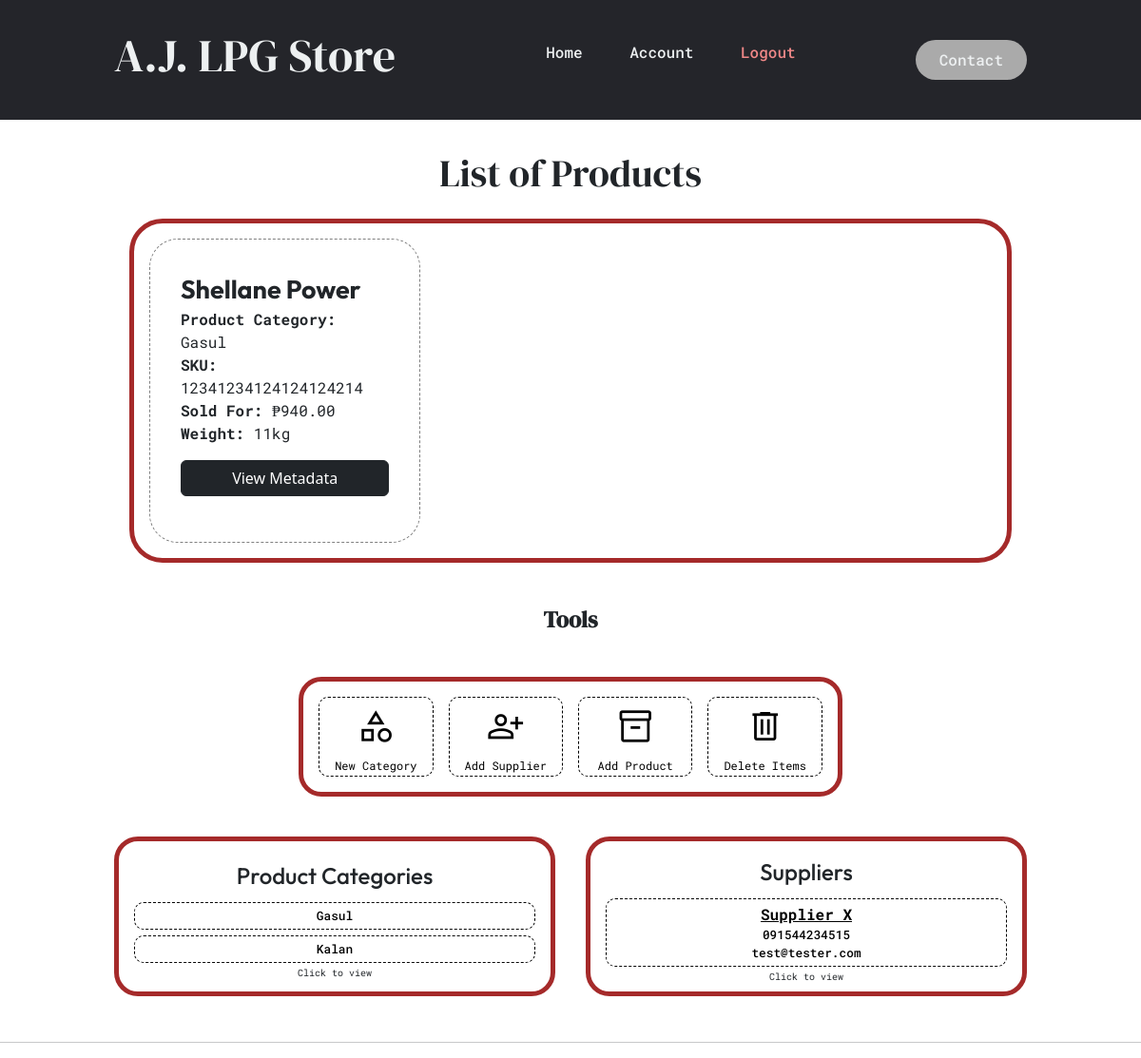
The app's page /products/, older data.
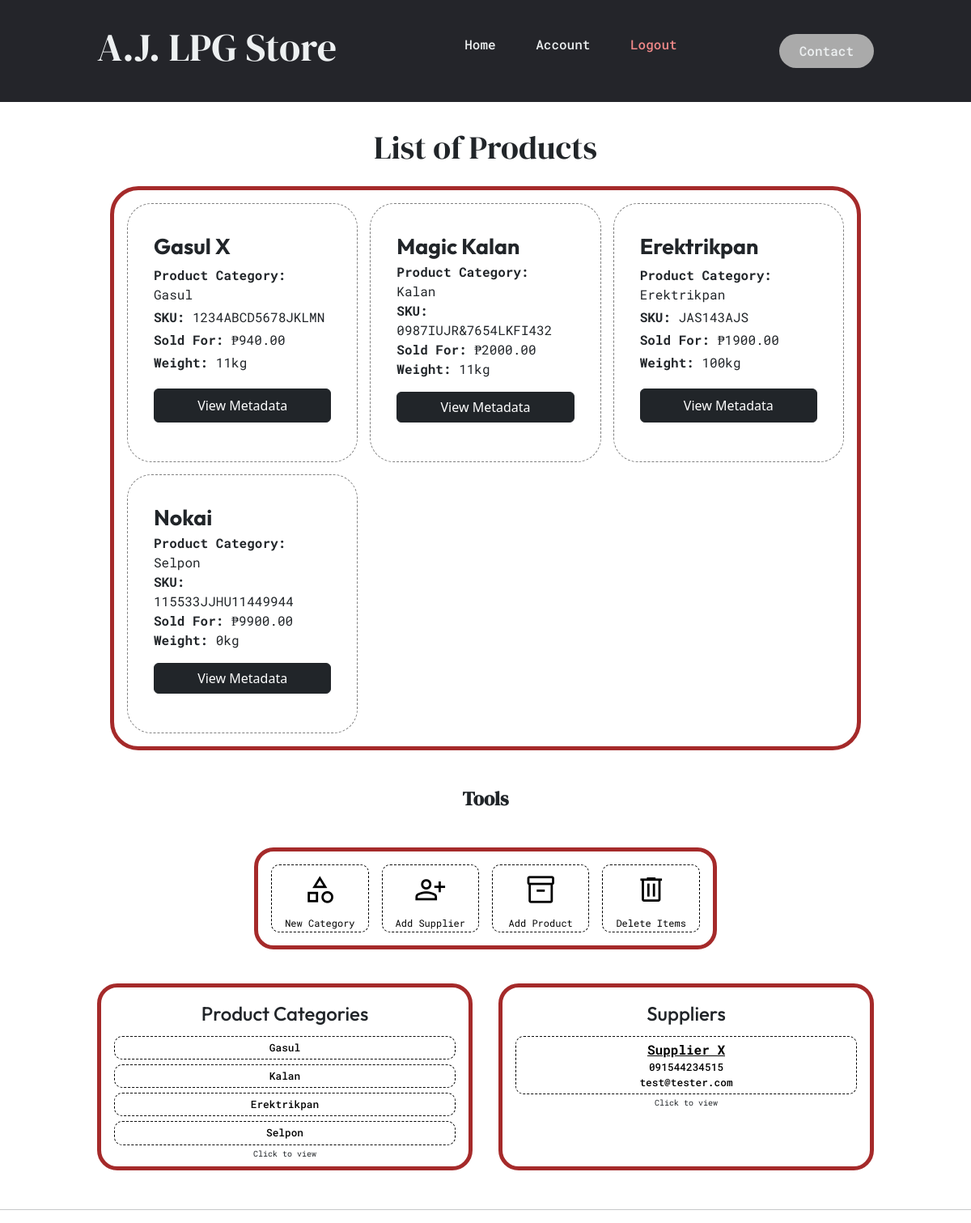
The same page, newer data.
### home/models.py (models this page shows, shortened)
class Product(models.Model):
    product_name = models.CharField(max_length=255,default="Product 1",help_text="Official product name")
    description = models.TextField(help_text="Tell something about the product.")
    SKU = models.CharField(max_length=50, unique=True, help_text="SKU is a unique ID given mainly by manufacturers. Check the Unit or Documents if SKU is present.")
    category = models.OneToOneField(Category, on_delete=models.SET_NULL, null=True)
    weight = models.DecimalField(max_digits=10, decimal_places=2, null=True, blank=True)
    image = models.ImageField(upload_to='product_images/', null=True, blank=True)
    notes = models.TextField(null=True, blank=True)
    cost_price = models.DecimalField(max_digits=10, decimal_places=2, null=True, blank=True)
    selling_price = models.DecimalField(max_digits=10, decimal_places=2, null=True, blank=True)
    discount = models.DecimalField(max_digits=5, decimal_places=2, null=True, blank=True)

class Category(models.Model):
    category = models.CharField(max_length=50)
    def __str__(self):
        return self.category
    class Meta:
        verbose_name_plural = "Categories"

class Supplier(models.Model):
    name = models.CharField(max_length=255)
    contact = models.CharField(max_length=255)
    email = models.CharField(max_length=255, null=True, blank=True)
    website = models.CharField(max_length=255, null=True, blank=True)
    supplier_code = models.CharField(max_length=50, unique=True, editable=False)

### home/views.py (the view)
# urls.py: path('products/', views.add_product, name="mngr-products"),
def add_product(request):
    vars = {}
    vars["products"] = models.Product.objects.all()
    vars["product_number"] = models.Product.objects.count()
    vars["categories"] = models.Category.objects.all()
    vars["category_numbers"] = models.Category.objects.count()
    vars["suppliers"] = models.Supplier.objects.all()
    vars["supplier_numbers"] = models.Supplier.objects.count()
    return render(request, "blocks/productpage_blocks.html", vars)

### home/templates/blocks/productpage_blocks.html (shortened to what this page needs)
{% extends "home/add_product.html" %}
{% block product_navbar %}
{% include "chunks/navbar.html" %}
{% endblock %}
{% block list_products %}
    {% if product_number == 0 %}
        {% include "chunks/products_noneview.html" %}
        {% include "chunks/products_tools.html" %}
    {% else %}
            <div class="p_wrapper">
                {% for item in products %}
                <div class="p_container">
                    <p class="pname">{{ item.product_name }}</p>
                    <p class="category"><span>Product Category:</span> {{ item.category }}</p>
                    <p class="SKU"><span>SKU:</span> {{ item.SKU }}</p>
                    <p class="selling_p"><span>Sold For:</span> &#x20B1;{{ item.selling_price }}</p>
                    <p class="weight"><span>Weight:</span> {{ item.weight|floatformat:0 }}kg</p>
                    <button type="button" class="btn btn-dark" data-bs-toggle="modal" data-bs-target="#exampleModal{{ item.id }}">
                        View Metadata
                    </button>
                </div>
            {% endfor %}
            </div>
        <p style="font-weight: bold;">Tools</p>
        {% include "chunks/products_tools.html" %}
    {% endif %}
{% endblock %}
{% block view_others %}
<div class="wrapper_cat_supp">
    <div class="category_view">
        {% if category_numbers == 0 %}
            <h1>No product category created</h1>
        {% else %}
            <h2 class="section_title">Product Categories</h2>
            {% for cat in categories %}
                <div class="cat_wrap">
                    <a href="{% url 'edit_product' pk=cat.pk %}?formID=category"><p class="content">{{ cat.category }}</p></a>
                </div>
            {% endfor %}
        {%endif %}
        <small style="font-size: 10px;">Click to view</small>
    </div>
    <div class="supplier_view">
        {% if supplier_numbers == 0 %}
        <h1>No Suppliers Created</h1>
    {% else %}
        <h2 class="section_title">Suppliers</h2>
        {% for sup in suppliers %}
            <div class="sup_wrap">
                <a href="{% url 'edit_product' pk=sup.pk %}?formID=supplier"><p class="content">{{ sup.name }}</p></a>
                <a href="{% url 'edit_product' pk=sup.pk %}?formID=supplier"><p class="content">{{ sup.contact }}</p></a>
                <a href="{% url 'edit_product' pk=sup.pk %}?formID=supplier"><p class="content">{{ sup.email }}</p></a>
            </div>
            <small style="font-size: 10px;">Click to view</small>
        {% endfor %}
    {%endif %}
    </div>
</div>
{% endblock %}

### home/templates/home/add_product.html (shortened to what this page needs)
<!doctype html>
<html lang="en">
  <head>
    <link href="https://cdn.jsdelivr.net/npm/bootstrap@5.3.3/dist/css/bootstrap.min.css" rel="stylesheet">
    {% load static %}
    <link rel="stylesheet" href="{% static 'css/navbar.css' %}">
    <link rel="stylesheet" href="{% static 'css/product_view.css' %}">
    <link rel="stylesheet" href="{% static 'css/product_list.css' %}">
  </head>
  <body>
    <header>
      {% block product_navbar %}
      {% endblock %}
    </header>
    <div class="section">
      <h1>List of Products</h1>
      <div class="product_cont">
        {% block list_products %}
        {% endblock %}
        {% block view_others %}
        {% endblock %}
      </div>
    </div>
    <hr>
  </body>
</html>

### home/templates/chunks/navbar.html (shortened to what this page needs)
<div class="navbar">
    <h1><span>A.J. LPG Store </span></h1>
    <nav>
        <ul class="nav_links">
            <li><a href="{% url 'mngr-home'  %}">Home</a></li>
            <li><a href="#">Account</a></li>
            <li><a href="#">Logout</a></li>
        </ul>
    </nav>
    <a href="#" class="cta"><button class="cta-bt">Contact</button></a>
</div>

### home/templates/chunks/products_tools.html
<div class="add_elements">
    <a href="{% url 'mngr-forms' %}?formID=category">
        <div class="mini_button">
            <span class="material-symbols-outlined">category</span>
            <small>New Category</small>
        </div>
    </a>
    <a href="{% url 'mngr-forms' %}?formID=supplier">
        <div class="mini_button">
            <span class="material-symbols-outlined">person_add</span>
            <small>Add Supplier</small>
        </div>
    </a>
    <a href="{% url 'mngr-forms' %}?formID=productSpecs">
        <div class="mini_button">
            <span class="material-symbols-outlined">inventory_2</span>
            <small>Add Product</small>
        </div>
    </a>
    <a href="{% url 'mngr-forms' %}?formID=removeItems">
        <div class="mini_button">
            <span class="material-symbols-outlined">delete</span>
            <small>Delete Items</small>
        </div>
    </a>
</div>

### home/static/css/navbar.css (style rules this page uses)
:root { --global-font-style-navbar-menu: "Roboto Mono"; --global-font-style-navbar-title: "DM Serif Display"; --global-font-style-navbar-section-title: "Outfit"; }
.navbar { box-sizing: border-box; margin: 0; background-color: #24252A; font-family: var(--global-font-style-navbar-menu); }
.navbar li, .navbar a, .navbar button.cta-bt { font-family: var(--global-font-style-navbar-menu); font-weight: 500; font-size: 16px; color: #edf0f1; text-decoration: none; }
.navbar > h1 { font-family: var(--global-font-style-navbar-section-title); font-weight: 300; color: #edf0f1; }
.navbar h1 > span { font-family: var(--global-font-style-navbar-title); font-weight: 500; font-size: clamp(1rem, 1.5rem + 2dvw, 5rem); }
.nav_links { list-style: none; }
.nav_links li { display: inline-block; padding: 0 20px; }
.nav_links li:nth-child(3) a { color: #f08888; }
.nav_links li a { transition: all 0.35s ease 0s; }
button.cta-bt { padding: 9px 25px; background-color: rgb(170, 170, 170); border: none; border-radius: 50px; cursor: pointer; transition: background-color 0.25s ease; }
.navbar { display: flex; justify-content: space-between; align-items: center; padding: 30px 10%; }

### home/static/css/product_view.css (style rules this page uses)
:root { --global-font-style-navbar-menu: "Roboto Mono"; --global-font-style-navbar-title: "DM Serif Display"; --global-font-style-navbar-section-title: "Outfit"; }
.section { display: flex; margin: 1rem; padding: 1rem; justify-content: center; align-items: center; flex-direction: column; }
.product_cont { display: flex; flex-direction: column; align-items: center; border-radius: 10px; padding: 1rem; width: 80dvw; gap: 10px; }
.product_cont > p , small, h2 { font-family: var(--global-font-style-navbar-menu); margin: 0; text-align: center; }
.p_wrapper { display: grid; grid-template-columns: repeat(3, 1fr); grid-template-rows: auto; gap: 15px; padding: 1rem; border: 5px solid brown; border-radius: 35px; }
.product_cont > p { margin-top: 2rem; font-family: var(--global-font-style-navbar-title); font-size: clamp(0.8rem, 1rem + 0.7dvw, 1.5rem); }
.add_elements { display: grid; grid-template-columns: repeat(4, 1fr); grid-template-rows: auto; margin: 2rem 0; gap: 1rem; border: 5px solid brown; border-radius: 24px; padding: 1rem; }
.add_elements > a { text-decoration: none; }
.mini_button { display: flex; flex-direction: column; justify-content: center; align-items: center; min-width: 80px; border-radius: 10px; border: 1px, dashed, rgb(0, 0, 0); transition: all 0.5s ease; }
.mini_button > * { color: black; margin: 10px 1rem; }
.mini_button > span { font-size: clamp(2rem, 2.5rem, 4rem); }
.mini_button > small { margin: 2px 1rem; font-size: clamp(.5rem, .75rem, 1rem); transition: all 0.5s ease; }
.section > h1 { font-family: var(--global-font-style-navbar-title); }
.wrapper_cat_supp { display: grid; grid-template-columns: repeat(2,1fr); gap: 2rem; width: 80dvw; }
.wrapper_cat_supp > div { display: flex; flex-direction: column; border: 5px solid brown; border-radius: 25px ; padding: 0.5rem 1rem; }
.category_view { display: flex; flex-direction: column; justify-content: center; align-items: center; }
.category_view > h2, .supplier_view > h2 { font-size: 1.5rem; font-family: var(--global-font-style-navbar-section-title); margin: 10px; }
.cat_wrap, .sup_wrap { display: block; margin: 3px; padding: 4px; width: 100%; border: 1px dashed black; border-radius: 10px; transition: all 0.5s ease; }
.cat_wrap > a , .sup_wrap > a { display: block; text-decoration: none; font-family: var(--global-font-style-navbar-menu); font-weight: bold; text-align: center; }
.cat_wrap > a > p, .sup_wrap > a > p { color: black; margin: 0; font-weight: 500; font-size: 0.8rem; }
.supplier_view { display: flex; flex-direction: column; justify-content: flex-start; align-items: center; }
.sup_wrap > a:nth-child(1) > p { font-size: 1rem; font-weight: bold; text-decoration: underline; }

### home/static/css/product_list.css (style rules this page uses)
:root { --global-font-style-navbar-menu: "Roboto Mono"; --global-font-style-navbar-title: "DM Serif Display"; --global-font-style-navbar-section-title: "Outfit"; }
.p_container { display: grid; flex-direction: column; border-radius: 30px; padding: 2rem; border: 1px dashed grey; }
.p_container > p { margin: 0; font-family: var(--global-font-style-navbar-menu); }
.p_container > p.pname { font-family: var(--global-font-style-navbar-section-title); font-size: clamp(0.9rem, 1.3rem + .5dvw, 2rem); font-weight: bold; }
.p_container > p > span { font-weight: bold; }
.p_container > button { margin: 1rem 0; }

Row changes from the older to the newer data that the page shows:
removed Product: product_name "Shellane Power", category "Gasul", SKU "12341234124124124214", selling_price "940.00", weight "11"
added Product: product_name "Gasul X", category "Gasul", SKU "1234ABCD5678JKLMN", selling_price "940.00", weight "11"
added Product: product_name "Magic Kalan", category "Kalan", SKU "0987IUJR&7654LKFI432", selling_price "2000.00", weight "11"
added Product: product_name "Erektrikpan", category "Erektrikpan", SKU "JAS143AJS", selling_price "1900.00", weight "100"
added Product: product_name "Nokai", category "Selpon", SKU "115533JJHU11449944", selling_price "9900.00", weight "0"
added Category: category "Erektrikpan"
added Category: category "Selpon"
